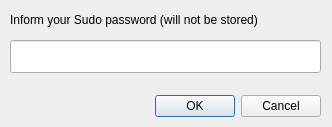
<?xml version="1.0" encoding="UTF-8"?>
<ui version="4.0">
 <class>custom_input_window</class>
 <widget class="QDialog" name="custom_input_window">
  <property name="geometry">
   <rect>
    <x>0</x>
    <y>0</y>
    <width>332</width>
    <height>127</height>
   </rect>
  </property>
  <property name="windowTitle">
   <string>Sudo password</string>
  </property>
  <widget class="QDialogButtonBox" name="buttonBox">
   <property name="geometry">
    <rect>
     <x>10</x>
     <y>90</y>
     <width>311</width>
     <height>32</height>
    </rect>
   </property>
   <property name="orientation">
    <enum>Qt::Horizontal</enum>
   </property>
   <property name="standardButtons">
    <set>QDialogButtonBox::Cancel|QDialogButtonBox::Ok</set>
   </property>
  </widget>
  <widget class="QLineEdit" name="lineEdit">
   <property name="geometry">
    <rect>
     <x>10</x>
     <y>40</y>
     <width>311</width>
     <height>33</height>
    </rect>
   </property>
  </widget>
  <widget class="QLabel" name="label">
   <property name="geometry">
    <rect>
     <x>10</x>
     <y>10</y>
     <width>311</width>
     <height>19</height>
    </rect>
   </property>
   <property name="text">
    <string>Inform your Sudo password (will not be stored)</string>
   </property>
  </widget>
 </widget>
 <resources/>
 <connections>
  <connection>
   <sender>buttonBox</sender>
   <signal>accepted()</signal>
   <receiver>custom_input_window</receiver>
   <slot>accept()</slot>
   <hints>
    <hint type="sourcelabel">
     <x>248</x>
     <y>254</y>
    </hint>
    <hint type="destinationlabel">
     <x>157</x>
     <y>274</y>
    </hint>
   </hints>
  </connection>
  <connection>
   <sender>buttonBox</sender>
   <signal>rejected()</signal>
   <receiver>custom_input_window</receiver>
   <slot>reject()</slot>
   <hints>
    <hint type="sourcelabel">
     <x>316</x>
     <y>260</y>
    </hint>
    <hint type="destinationlabel">
     <x>286</x>
     <y>274</y>
    </hint>
   </hints>
  </connection>
 </connections>
</ui>
